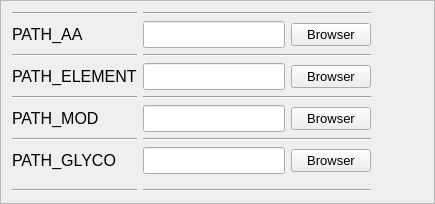
             <widget class="QFrame" name="frame">
              <property name="sizePolicy">
               <sizepolicy hsizetype="Expanding" vsizetype="Preferred">
                <horstretch>0</horstretch>
                <verstretch>0</verstretch>
               </sizepolicy>
              </property>
              <property name="frameShape">
               <enum>QFrame::StyledPanel</enum>
              </property>
              <property name="frameShadow">
               <enum>QFrame::Raised</enum>
              </property>
              <layout class="QVBoxLayout" name="verticalLayout_9">
               <item>
                <layout class="QGridLayout" name="gridLayout">
                 <property name="sizeConstraint">
                  <enum>QLayout::SetDefaultConstraint</enum>
                 </property>
                 <item row="6" column="0">
                  <widget class="Line" name="line_8">
                   <property name="orientation">
                    <enum>Qt::Horizontal</enum>
                   </property>
                  </widget>
                 </item>
                 <item row="1" column="0">
                  <widget class="QLabel" name="lbl_ini_PA">
                   <property name="font">
                    <font>
                     <pointsize>12</pointsize>
                     <weight>50</weight>
                     <bold>false</bold>
                    </font>
                   </property>
                   <property name="toolTip">
                    <string>&lt;html&gt;&lt;head/&gt;&lt;body&gt;&lt;p&gt;to_be_continued...&lt;/p&gt;&lt;/body&gt;&lt;/html&gt;</string>
                   </property>
                   <property name="text">
                    <string>PATH_AA</string>
                   </property>
                   <property name="alignment">
                    <set>Qt::AlignLeading|Qt::AlignLeft|Qt::AlignVCenter</set>
                   </property>
                  </widget>
                 </item>
                 <item row="4" column="1">
                  <widget class="Line" name="line">
                   <property name="orientation">
                    <enum>Qt::Horizontal</enum>
                   </property>
                  </widget>
                 </item>
                 <item row="0" column="3">
                  <widget class="Line" name="line_22">
                   <property name="orientation">
                    <enum>Qt::Horizontal</enum>
                   </property>
                  </widget>
                 </item>
                 <item row="6" column="4">
                  <widget class="Line" name="line_11">
                   <property name="orientation">
                    <enum>Qt::Horizontal</enum>
                   </property>
                  </widget>
                 </item>
                 <item row="2" column="4">
                  <widget class="Line" name="line_24">
                   <property name="orientation">
                    <enum>Qt::Horizontal</enum>
                   </property>
                  </widget>
                 </item>
                 <item row="4" column="4">
                  <widget class="Line" name="line_3">
                   <property name="orientation">
                    <enum>Qt::Horizontal</enum>
                   </property>
                  </widget>
                 </item>
                 <item row="6" column="3">
                  <widget class="Line" name="line_10">
                   <property name="orientation">
                    <enum>Qt::Horizontal</enum>
                   </property>
                  </widget>
                 </item>
                 <item row="2" column="1">
                  <widget class="Line" name="line_6">
                   <property name="orientation">
                    <enum>Qt::Horizontal</enum>
                   </property>
                  </widget>
                 </item>
                 <item row="9" column="3">
                  <widget class="Line" name="line_18">
                   <property name="orientation">
                    <enum>Qt::Horizontal</enum>
                   </property>
                  </widget>
                 </item>
                 <item row="2" column="0">
                  <widget class="Line" name="line_5">
                   <property name="orientation">
                    <enum>Qt::Horizontal</enum>
                   </property>
                  </widget>
                 </item>
                 <item row="7" column="1">
                  <layout class="QHBoxLayout" name="horizontalLayout_6">
                   <item>
                    <widget class="QLineEdit" name="ledt_ini_PG">
                     <property name="font">
                      <font>
                       <pointsize>12</pointsize>
                       <weight>50</weight>
                       <bold>false</bold>
                      </font>
                     </property>
                    </widget>
                   </item>
                   <item>
                    <widget class="QPushButton" name="btn_ini_PG">
                     <property name="font">
                      <font>
                       <pointsize>10</pointsize>
                       <weight>50</weight>
                       <bold>false</bold>
                      </font>
                     </property>
                     <property name="text">
                      <string>Browser</string>
                     </property>
                    </widget>
                   </item>
                  </layout>
                 </item>
                 <item row="4" column="0">
                  <widget class="Line" name="line_4">
                   <property name="orientation">
                    <enum>Qt::Horizontal</enum>
                   </property>
                  </widget>
                 </item>
                 <item row="9" column="0">
                  <widget class="Line" name="line_16">
                   <property name="orientation">
                    <enum>Qt::Horizontal</enum>
                   </property>
                  </widget>
                 </item>
                 <item row="6" column="1">
                  <widget class="Line" name="line_9">
                   <property name="orientation">
                    <enum>Qt::Horizontal</enum>
                   </property>
                  </widget>
                 </item>
                 <item row="8" column="3">
                  <widget class="Line" name="line_14">
                   <property name="orientation">
                    <enum>Qt::Horizontal</enum>
                   </property>
                  </widget>
                 </item>
                 <item row="2" column="3">
                  <widget class="Line" name="line_7">
                   <property name="orientation">
                    <enum>Qt::Horizontal</enum>
                   </property>
                  </widget>
                 </item>
                 <item row="3" column="1">
                  <layout class="QHBoxLayout" name="horizontalLayout_4">
                   <item>
                    <widget class="QLineEdit" name="ledt_ini_PE">
                     <property name="font">
                      <font>
                       <pointsize>12</pointsize>
                       <weight>50</weight>
                       <bold>false</bold>
                      </font>
                     </property>
                    </widget>
                   </item>
                   <item>
                    <widget class="QPushButton" name="btn_ini_PE">
                     <property name="sizePolicy">
                      <sizepolicy hsizetype="Fixed" vsizetype="Fixed">
                       <horstretch>0</horstretch>
                       <verstretch>0</verstretch>
                      </sizepolicy>
                     </property>
                     <property name="font">
                      <font>
                       <pointsize>10</pointsize>
                       <weight>50</weight>
                       <bold>false</bold>
                      </font>
                     </property>
                     <property name="text">
                      <string>Browser</string>
                     </property>
                    </widget>
                   </item>
                  </layout>
                 </item>
                 <item row="5" column="0">
                  <widget class="QLabel" name="lbl_ini_PM">
                   <property name="font">
                    <font>
                     <pointsize>12</pointsize>
                     <weight>50</weight>
                     <bold>false</bold>
                    </font>
                   </property>
                   <property name="text">
                    <string>PATH_MOD</string>
                   </property>
                   <property name="alignment">
                    <set>Qt::AlignLeading|Qt::AlignLeft|Qt::AlignVCenter</set>
                   </property>
                  </widget>
                 </item>
                 <item row="0" column="0">
                  <widget class="Line" name="line_20">
                   <property name="orientation">
                    <enum>Qt::Horizontal</enum>
                   </property>
                  </widget>
                 </item>
                 <item row="0" column="4">
                  <widget class="Line" name="line_23">
                   <property name="orientation">
                    <enum>Qt::Horizontal</enum>
                   </property>
                  </widget>
                 </item>
                 <item row="3" column="0">
                  <widget class="QLabel" name="lbl_ini_PE">
                   <property name="sizePolicy">
                    <sizepolicy hsizetype="Preferred" vsizetype="Expanding">
                     <horstretch>0</horstretch>
                     <verstretch>0</verstretch>
                    </sizepolicy>
                   </property>
                   <property name="font">
                    <font>
                     <pointsize>12</pointsize>
                     <weight>50</weight>
                     <bold>false</bold>
                    </font>
                   </property>
                   <property name="text">
                    <string>PATH_ELEMENT</string>
                   </property>
                   <property name="alignment">
                    <set>Qt::AlignLeading|Qt::AlignLeft|Qt::AlignVCenter</set>
                   </property>
                  </widget>
                 </item>
                 <item row="9" column="1">
                  <widget class="Line" name="line_17">
                   <property name="orientation">
                    <enum>Qt::Horizontal</enum>
                   </property>
                  </widget>
                 </item>
                 <item row="1" column="1">
                  <layout class="QHBoxLayout" name="horizontalLayout">
                   <item>
                    <widget class="QLineEdit" name="ledt_ini_PA">
                     <property name="font">
                      <font>
                       <pointsize>12</pointsize>
                       <weight>50</weight>
                       <bold>false</bold>
                      </font>
                     </property>
                    </widget>
                   </item>
                   <item>
                    <widget class="QPushButton" name="btn_ini_PA">
                     <property name="sizePolicy">
                      <sizepolicy hsizetype="Fixed" vsizetype="Fixed">
                       <horstretch>0</horstretch>
                       <verstretch>0</verstretch>
                      </sizepolicy>
                     </property>
                     <property name="font">
                      <font>
                       <pointsize>10</pointsize>
                       <weight>50</weight>
                       <bold>false</bold>
                      </font>
                     </property>
                     <property name="text">
                      <string>Browser</string>
                     </property>
                     <property name="autoDefault">
                      <bool>false</bool>
                     </property>
                    </widget>
                   </item>
                  </layout>
                 </item>
                 <item row="4" column="3">
                  <widget class="Line" name="line_2">
                   <property name="orientation">
                    <enum>Qt::Horizontal</enum>
                   </property>
                  </widget>
                 </item>
                 <item row="5" column="1">
                  <layout class="QHBoxLayout" name="horizontalLayout_5">
                   <item>
                    <widget class="QLineEdit" name="ledt_ini_PM">
                     <property name="font">
                      <font>
                       <pointsize>12</pointsize>
                       <weight>50</weight>
                       <bold>false</bold>
                      </font>
                     </property>
                    </widget>
                   </item>
                   <item>
                    <widget class="QPushButton" name="btn_ini_PM">
                     <property name="font">
                      <font>
                       <pointsize>10</pointsize>
                       <weight>50</weight>
                       <bold>false</bold>
                      </font>
                     </property>
                     <property name="text">
                      <string>Browser</string>
                     </property>
                    </widget>
                   </item>
                  </layout>
                 </item>
                 <item row="5" column="2">
                  <spacer name="horizontalSpacer_2">
                   <property name="orientation">
                    <enum>Qt::Horizontal</enum>
                   </property>
                   <property name="sizeHint" stdset="0">
                    <size>
                     <width>40</width>
                     <height>20</height>
                    </size>
                   </property>
                  </spacer>
                 </item>
                 <item row="0" column="1">
                  <widget class="Line" name="line_21">
                   <property name="orientation">
                    <enum>Qt::Horizontal</enum>
                   </property>
                  </widget>
                 </item>
                 <item row="9" column="4">
                  <widget class="Line" name="line_19">
                   <property name="orientation">
                    <enum>Qt::Horizontal</enum>
                   </property>
                  </widget>
                 </item>
                 <item row="7" column="0">
                  <widget class="QLabel" name="lbl_ini_PG">
                   <property name="font">
                    <font>
                     <pointsize>12</pointsize>
                     <weight>50</weight>
                     <bold>false</bold>
                    </font>
                   </property>
                   <property name="text">
                    <string>PATH_GLYCO</string>
                   </property>
                   <property name="alignment">
                    <set>Qt::AlignLeading|Qt::AlignLeft|Qt::AlignVCenter</set>
                   </property>
                  </widget>
                 </item>
                 <item row="8" column="4">
                  <widget class="Line" name="line_15">
                   <property name="orientation">
                    <enum>Qt::Horizontal</enum>
                   </property>
                  </widget>
                 </item>
                </layout>
               </item>
              </layout>
             </widget>
